Frame 1 (no input): blank canvas, image omitted
Frame 60 (the mouse pressed at the canvas centre just before this capture): blank canvas, image omitted
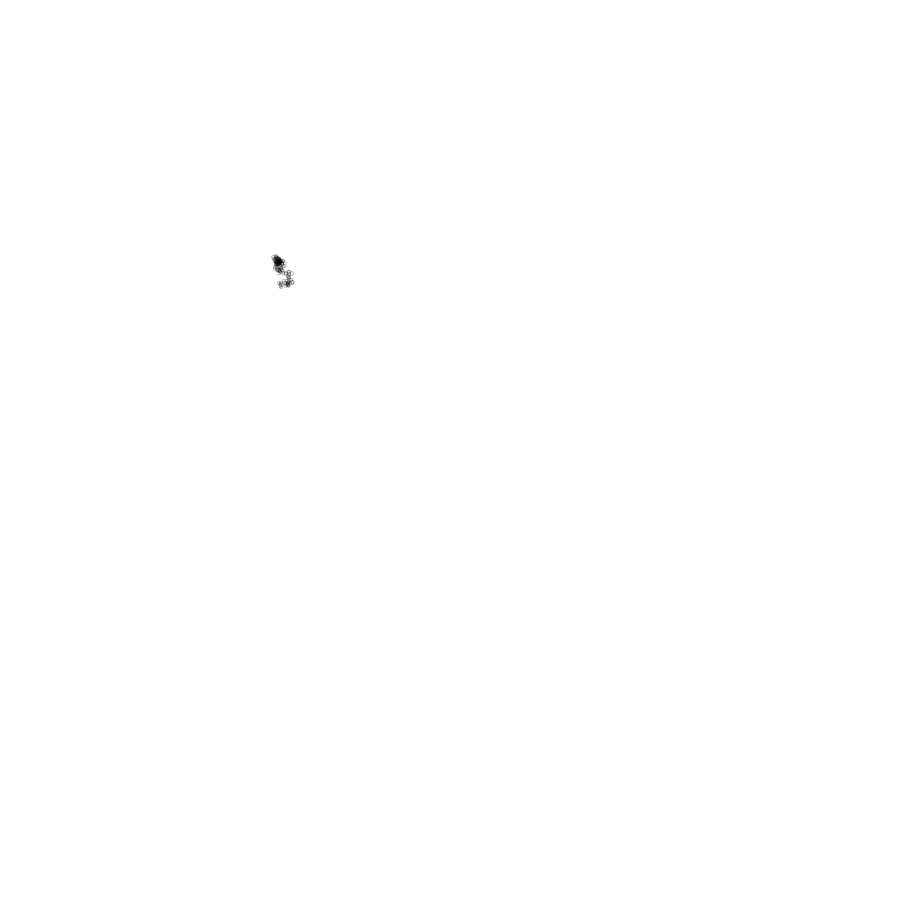
Frame 120 (the mouse held since frame 60 and released just before this capture)

The Processing sketch whose frames 1 and 60 were blank and that drew this single picture after the mouse press (run headless with seeded random() and noise(); from frame 60 on, the mouse is pressed at the canvas centre):

// Processing sketch: processing_181037
// ── processing_181037.pde

float speed = PI;
float diameter = PI;
float x; 
float y;

void setup () {
  background (255);
  size (900,900);
  stroke (0, 70);
  noFill();
  x= width/PI;
y = height/PI;
}
  


void draw(){
  x+= random(-speed, speed);
  y+= random(-speed,speed);
  x = constrain ( x, 0 , width);
  y = constrain (y, 0, height);
  ellipse(x, y, diameter, diameter);
}
